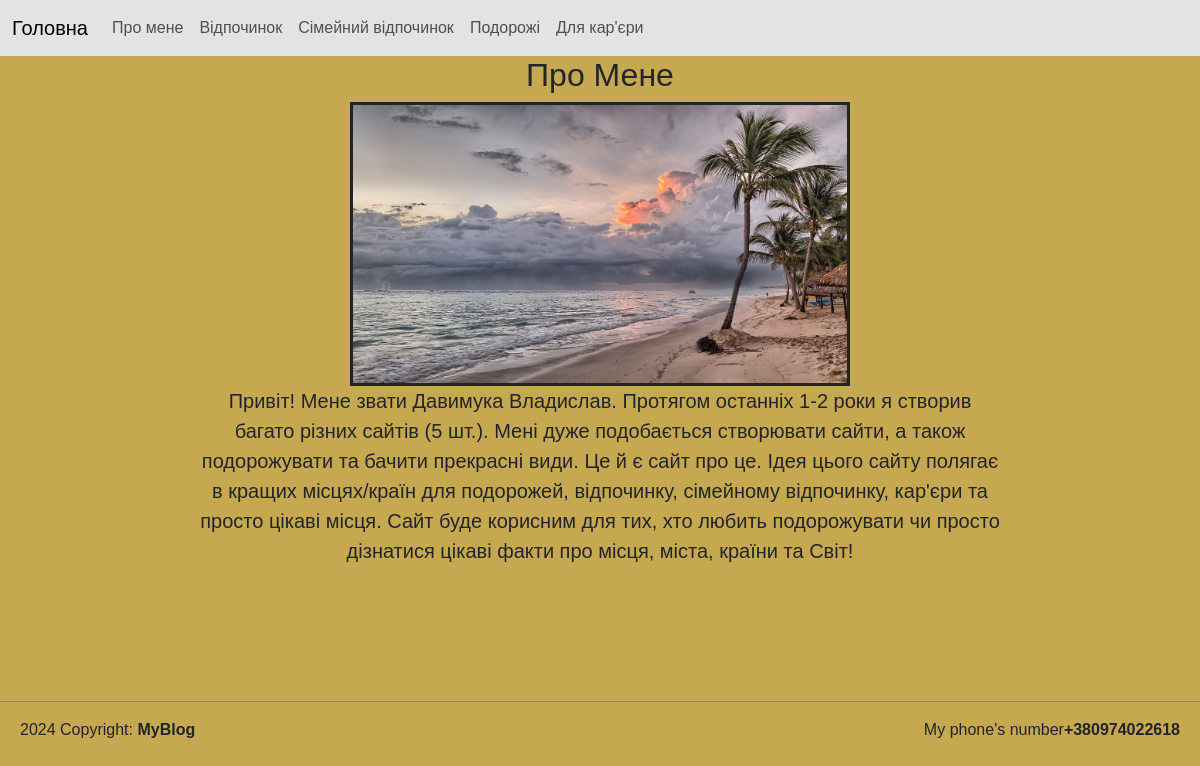
Before: /about with the older database file.
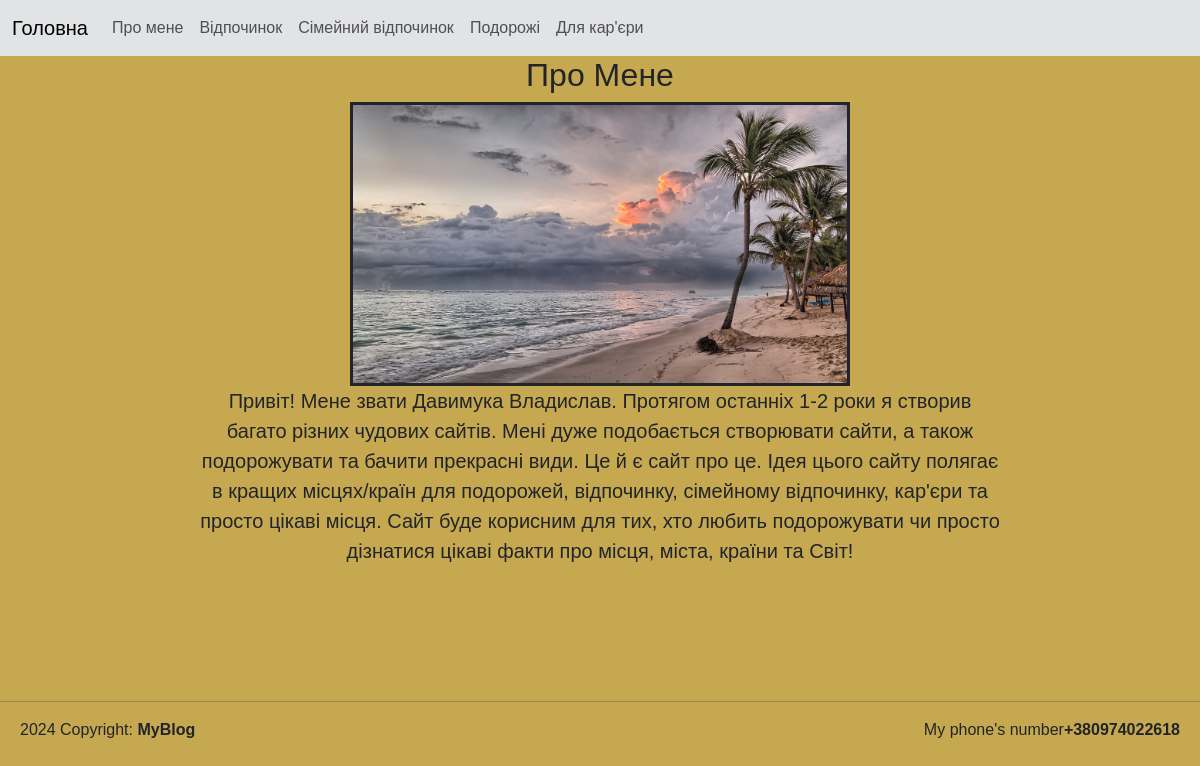
After: the same page with the newer database file.
### tables this page shows
CREATE TABLE user (
	user_id INTEGER PRIMARY KEY AUTOINCREMENT,
	name TEXT,
	image TEXT,
	login TEXT,
	password TEXT,
	description_short TEXT,
	description TEXT 
);

### main.py (the view)
@app.route('/about')
def about():
    user = db.getUser()
    print(user)
    return render_template('about.html', user=user)

### db_scripts.py (called while the page is built)
def open():
    global connection, cursor
    connection = sqlite3.connect(db_name)
    cursor = connection.cursor()

def close():
    cursor.close()
    connection.close()

def getUser():
    open()
    cursor.execute('''SELECT * From user''')
    user = cursor.fetchone()
    close()
    return user

### templates/about.html
{% extends "index.html" %}
{% block content %}
<div class="content">
    <h2>Про Мене</h2>
    <img class="imgabout" src="/static/{{user[2]}}" alt="Photo isn't defaeted" width="500px" hight="500px">
    <div class="cont-2">
        <p class="talking">
            {{user[6]}}
        </p>
    </div>
</div>
{% endblock %}

### templates/index.html (shortened to what this page needs)
<!DOCTYPE html>
<html lang="en">
<head>
    <link href="https://cdn.jsdelivr.net/npm/bootstrap@5.3.3/dist/css/bootstrap.min.css" rel="stylesheet">
    <link rel="stylesheet" href="/static/style.css">
</head>
<body>
    {% include "menu.html" %}
    <main>
        {% block content %}
        {% endblock %}
    </main>
    {% include "footer.html" %}
</body>
</html>

### templates/menu.html (shortened to what this page needs)
<header>
    <div class="main">
        <nav class="navbar navbar-expand-lg bg-secondary-subtle">
            <div class="container-fluid">
                <a class="navbar-brand" href="/">Головна</a>
                <div class="collapse navbar-collapse" id="navbarSupportedContent">
                    <ul class="navbar-nav me-auto mb-2 mb-lg-0">
                        <li class="nav-item">
                            <a class="nav-link " aria-current="page" href="/about">Про мене</a>
                        </li>
                        <li class="nav-item">
                            <a class="nav-link" href="/post/category/rest">Відпочинок</a>
                        </li>
                        <li class="nav-item">
                            <a class="nav-link" href="/post/category/family">Сімейний відпочинок</a>
                        </li>
                        <li class="nav-item">
                            <a class="nav-link" href="/post/category/travel">Подорожі</a>
                        </li>
                        <li class="nav-item">
                            <a class="nav-link" href="/post/category/business">Для кар'єри</a>
                        </li>
                    </ul>
                </div>
            </div>
        </nav>
</header>

### templates/footer.html
<footer>
    <hr>
    <div class="info">
        <p>2024 Copyright: <b>MyBlog</b></p>
        <p>My phone's number<b>+380974022618</b></p>
    </div>
</footer>

### static/style.css (style rules this page uses)
body { background-color: rgb(198, 168, 80); font-family: Arial, Helvetica, sans-serif; }
.info { margin-top: 10px; margin-left: 20px; margin-right: 20px; display: flex; justify-content: space-between; }
.content { text-align: center; margin-bottom: 135px; }
.talking { font-size: 20px; }
.cont-2 { margin-left: 200px; margin-right: 200px; }
.imgabout { border-style: solid; border-width: 3px; }

Changed rows visible on the page:
changed user: description "…я створив багато різних сайтів (5 шт.). Мені дуже подобається створювати…" → "…я створив багато різних чудових сайтів. Мені дуже подобається створювати…"
